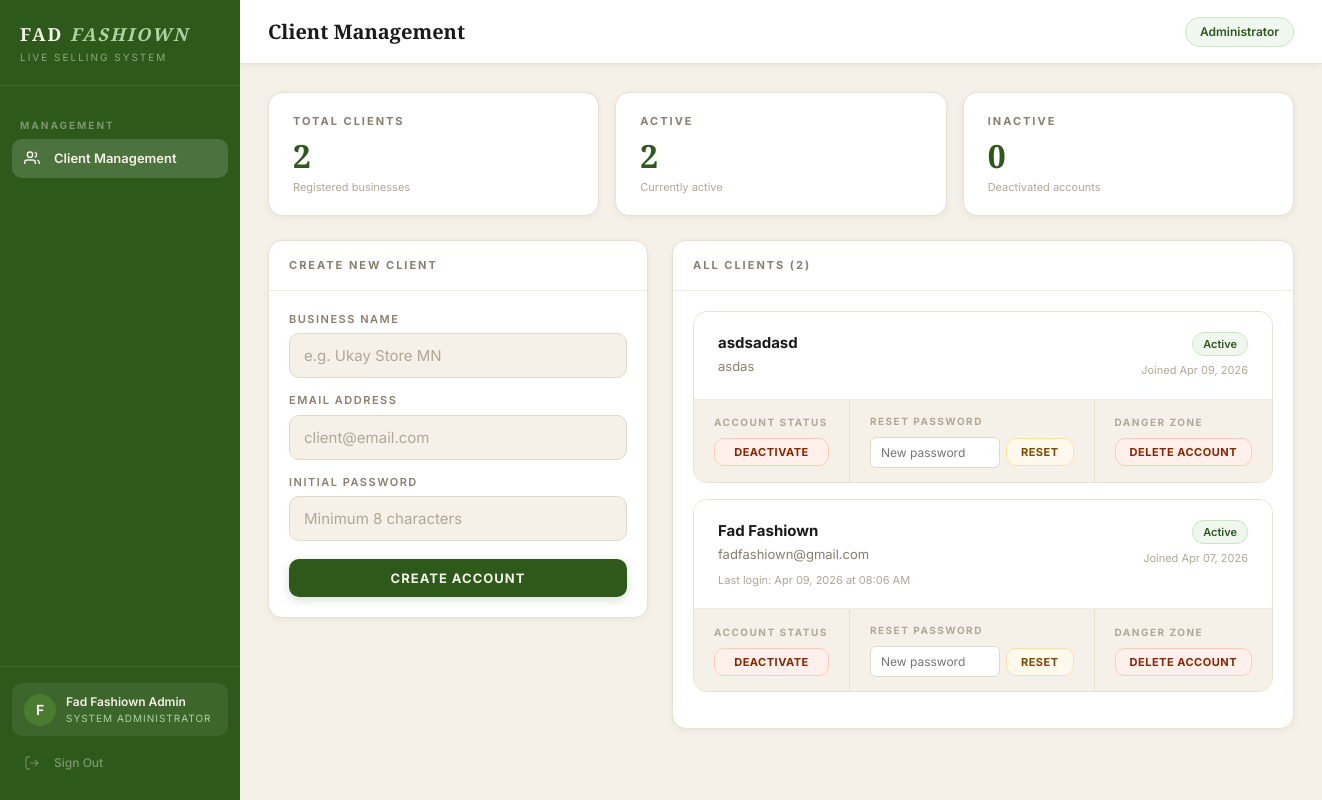
The app's page /admin (signed in), older data.
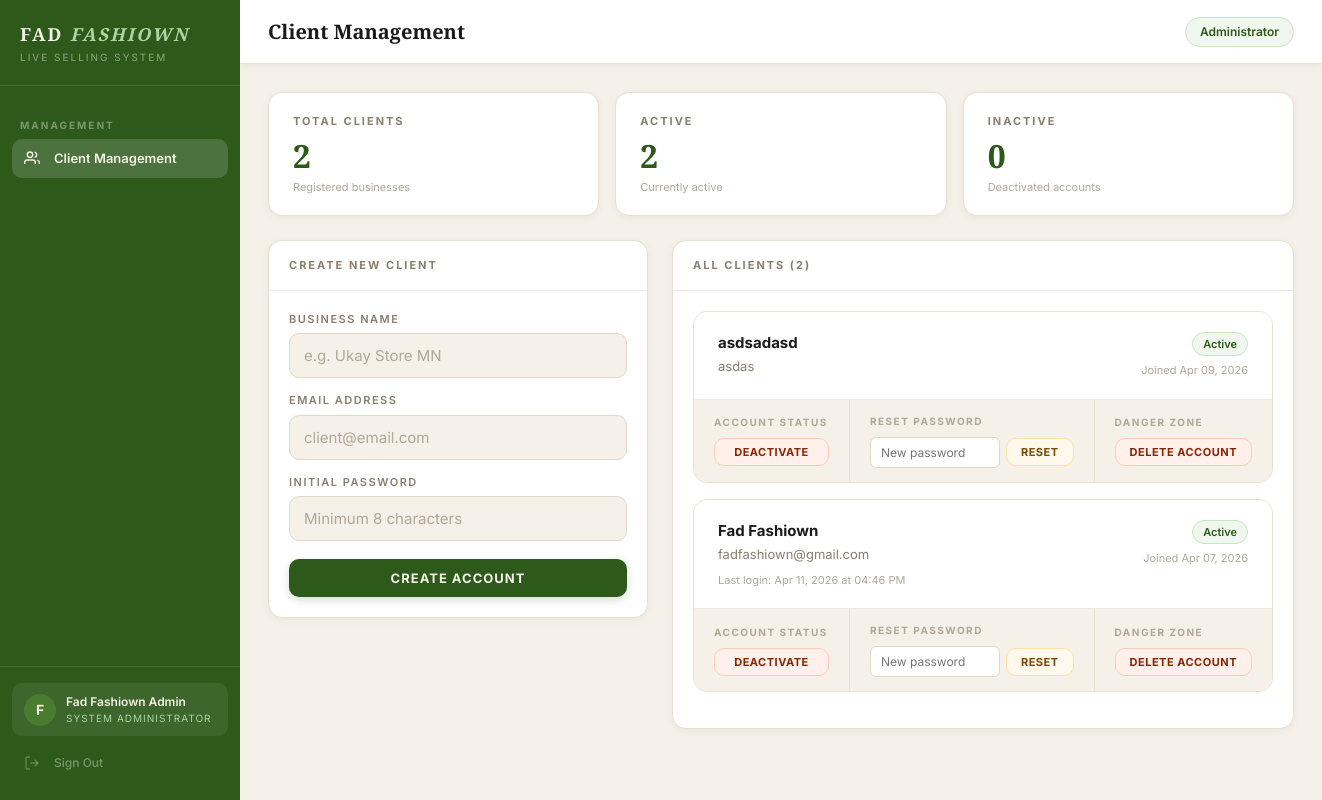
The same page, newer data.
### auth/models.py (models this page shows, shortened)
class Client(UserMixin, db.Model):
    __tablename__ = 'clients'
    id = db.Column(db.Integer, primary_key=True)
    business_name = db.Column(db.String(100), nullable=False)
    email = db.Column(db.String(120), unique=True, nullable=False)
    password_hash = db.Column(db.String(255), nullable=False)
    plan = db.Column(db.String(20), default='active')
    is_active = db.Column(db.Boolean, default=True)
    is_admin = db.Column(db.Boolean, default=False)
    created_at = db.Column(db.DateTime, default=datetime.utcnow)
    last_login = db.Column(db.DateTime, nullable=True)
    orders = db.relationship('Order', backref='client', lazy=True)
    token = db.Column(db.String(64), unique=True, nullable=True)
    detection_mode = db.Column(db.String(20), default='keywords')
    custom_keywords = db.Column(db.Text, default='mine')
    highlight_numbers = db.Column(db.Boolean, default=False)

### auth/routes.py (the view)
@auth.route('/admin')
@admin_required
def admin_panel():
    clients = Client.query.filter_by(is_admin=False).order_by(
        Client.created_at.desc()
    ).all()
    return render_template('admin.html', clients=clients)

### auth/routes.py (called while the page is built)
def admin_required(f):
    @wraps(f)
    def decorated_function(*args, **kwargs):
        if not current_user.is_authenticated:
            return redirect(url_for('auth.login'))
        if not current_user.is_admin:
            abort(403)
        return f(*args, **kwargs)
    return decorated_function

### templates/admin.html (shortened to what this page needs)
{% extends "base.html" %}
{% block page_title %}Client Management{% endblock %}
{% block topbar_right %}
<span class="status-pill connected">Administrator</span>
{% endblock %}
{% block content %}
<div class="stats-grid" style="margin-bottom:24px">
    <div class="stat-card">
        <div class="stat-label">Total Clients</div>
        <div class="stat-number">{{ clients|length }}</div>
        <div class="stat-sub">Registered businesses</div>
    </div>
    <div class="stat-card">
        <div class="stat-label">Active</div>
        <div class="stat-number">
            {{ clients|selectattr('is_active')|list|length }}
        </div>
        <div class="stat-sub">Currently active</div>
    </div>
    <div class="stat-card">
        <div class="stat-label">Inactive</div>
        <div class="stat-number">
            {{ clients|rejectattr('is_active')|list|length }}
        </div>
        <div class="stat-sub">Deactivated accounts</div>
    </div>
</div>
<div class="admin-grid">
    <div>
        <div class="card">
            <div class="card-header">
                <span class="card-title">Create New Client</span>
            </div>
            <div class="card-body">
                <form method="POST" action="/admin/create-client" id="create-client-form">
                    <div class="form-group">
                        <label class="form-label">Business Name</label>
                        <input type="text" name="business_name"
                               class="form-input"
                               placeholder="e.g. Ukay Store MN" required />
                    </div>
                    <div class="form-group">
                        <label class="form-label">Email Address</label>
                        <input type="email" name="email"
                               class="form-input"
                               placeholder="client@email.com" required />
                    </div>
                    <div class="form-group">
                        <label class="form-label">Initial Password</label>
                        <input type="text" name="password"
                               class="form-input"
                               placeholder="Minimum 8 characters"
                               required minlength="6" />
                    </div>
                    <button type="button"
                            onclick="handleCreateAccount()"
                            class="btn btn-primary"
                            style="width:100%;margin-top:4px">
                        Create Account
                    </button>
                </form>
            </div>
        </div>
    </div>
    <div>
        <div class="card">
            <div class="card-header">
                <span class="card-title">All Clients ({{ clients|length }})</span>
            </div>
            <div class="card-body">
                {% if clients %}
                    {% for client in clients %}
                        <div class="client-card {{ '' if client.is_active else 'inactive' }}">
                            <div class="client-card-header">
                                <div class="client-card-info">
                                    <div class="client-card-name">{{ client.business_name }}</div>
                                    <div class="client-card-email">{{ client.email }}</div>
                                    {% if client.last_login %}
                                    <div class="client-card-last-login">
                                        Last login: {{ client.last_login.strftime('%b %d, %Y at %I:%M %p') }}
                                    </div>
                                    {% endif %}
                                </div>
                                <div class="client-card-status">
                                    <span class="badge {{ 'badge-active' if client.is_active else 'badge-inactive' }}">
                                        {{ 'Active' if client.is_active else 'Inactive' }}
                                    </span>
                                    <div class="client-card-joined">
                                        Joined {{ client.created_at.strftime('%b %d, %Y') }}
                                    </div>
                                </div>
                            </div>
                            <div class="client-card-actions">
                                <div class="action-group">
                                    <div class="action-group-label">Account Status</div>
                                    <button
                                        data-client-id="{{ client.id }}"
                                        data-client-name="{{ client.business_name }}"
                                        data-is-active="{{ '1' if client.is_active else '0' }}"
                                        onclick="handleToggleClient(this)"
                                        class="btn {{ 'btn-danger' if client.is_active else 'btn-success' }} btn-sm">
                                        {{ 'Deactivate' if client.is_active else 'Activate' }}
                                    </button>
                                </div>
                                <div class="action-group">
                                    <div class="action-group-label">Reset Password</div>
                                    <div class="reset-form">
                                        <input type="text"
                                            id="reset-input-{{ client.id }}"
                                            class="reset-input"
                                            placeholder="New password" />
                                        <button onclick="handleResetPassword('{{ client.id }}', '{{ client.business_name }}')"
                                                class="btn btn-warning btn-sm">
                                            Reset
                                        </button>
                                    </div>
                                </div>
                                <div class="action-group">
                                    <div class="action-group-label">Danger Zone</div>
                                    <button onclick="Modal.confirm({
                                        title: 'Delete Client Account',
                                        message: 'You are about to permanently delete the account for:',
                                        detail: '{{ client.business_name }}',
                                        warning: 'This action cannot be undone. All data associated with this account will be permanently removed.',
                                        confirmText: 'Delete Account',
                                        confirmClass: 'btn-danger',
                                        onConfirm: function() {
                                            document.getElementById('delete-form-{{ client.id }}').submit();
                                        }
                                    })"
                                    class="btn btn-danger btn-sm">
                                        Delete Account
                                    </button>
                                </div>
                            </div>
                        </div>
                        {% endfor %}
                {% else %}
                    <div class="empty-state">
                        No clients yet. Create your first client above.
                    </div>
                {% endif %}
            </div>
        </div>
    </div>
</div>
{% endblock %}

### templates/base.html (shortened to what this page needs)
<!DOCTYPE html>
<html lang="en">
<head>
    <link rel="stylesheet" href="/static/style.css">
</head>
<body>
<div class="app-layout">
    <aside class="sidebar" id="sidebar">
        <div class="sidebar-brand">
            <div class="brand-name">FAD <em>FASHIOWN</em></div>
            <div class="brand-sub">Live Selling System</div>
        </div>
        <nav class="sidebar-nav">
            {% if current_user.is_admin %}
            <div class="nav-section-label">Management</div>
            <a href="/admin"
               class="nav-item {% if request.endpoint == 'auth.admin_panel' %}active{% endif %}">
                <span class="nav-icon">
                    <svg width="16" height="16" fill="none" stroke="currentColor" stroke-width="2" viewBox="0 0 24 24">
                        <path d="M17 21v-2a4 4 0 0 0-4-4H5a4 4 0 0 0-4 4v2"/>
                        <circle cx="9" cy="7" r="4"/>
                        <path d="M23 21v-2a4 4 0 0 0-3-3.87"/>
                        <path d="M16 3.13a4 4 0 0 1 0 7.75"/>
                    </svg>
                </span>
                Client Management
            </a>
            {% endif %}
        </nav>
        <div class="sidebar-footer">
            <div class="client-info">
                <div class="client-avatar">
                    {{ current_user.business_name[0].upper() }}
                </div>
                <div class="client-details">
                    <div class="client-name">{{ current_user.business_name }}</div>
                    <div class="client-plan">
                        {% if current_user.is_admin %}System Administrator{% else %}Live Selling{% endif %}
                    </div>
                </div>
            </div>
            <a href="/logout" class="nav-item nav-signout">
                <span class="nav-icon">
                    <svg width="16" height="16" fill="none" stroke="currentColor" stroke-width="2" viewBox="0 0 24 24">
                        <path d="M9 21H5a2 2 0 0 1-2-2V5a2 2 0 0 1 2-2h4"/>
                        <polyline points="16 17 21 12 16 7"/>
                        <line x1="21" y1="12" x2="9" y2="12"/>
                    </svg>
                </span>
                Sign Out
            </a>
        </div>
    </aside>
    <main class="main-content">
        <div class="topbar">
            <div style="display:flex;align-items:center;gap:14px">
                <div class="topbar-title">{% block page_title %}{% endblock %}</div>
            </div>
            <div class="topbar-right">
                {% block topbar_right %}{% endblock %}
            </div>
        </div>
        <div class="page-content">
            {% block content %}{% endblock %}
        </div>
    </main>
</div>
</body>
</html>

Row changes from the older to the newer data that the page shows:
changed Client "Fad Fashiown": last_login "Apr 09, 2026 at 08:06 AM" → "Apr 11, 2026 at 04:46 PM"
